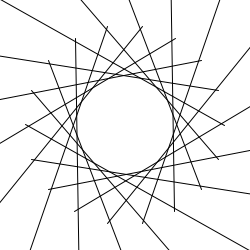
Frame 1 (no input)
Frame 60 (the mouse pressed at the canvas centre just before this capture): identical to frame 1, image omitted
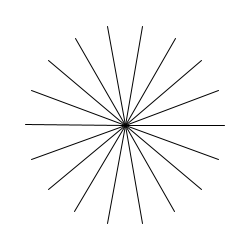
Frame 120 (the mouse held since frame 60 and released just before this capture)

The Processing sketch that drew these frames (run headless with seeded random() and noise(); from frame 60 on, the mouse is pressed at the canvas centre):

// Processing sketch: ShapeChangingLinesOnCircle
// ── ShapeChangingLinesOnCircle.pde
void setup(){
  size(250,250);
}

void draw(){
    background(255);
    translate(width/2,height/2);
    for(int i=0; i<18; i++){
      rotate(PI/9);
      line(mouseX-width/2,mouseY-height/2,100,0);
    }
}

  
